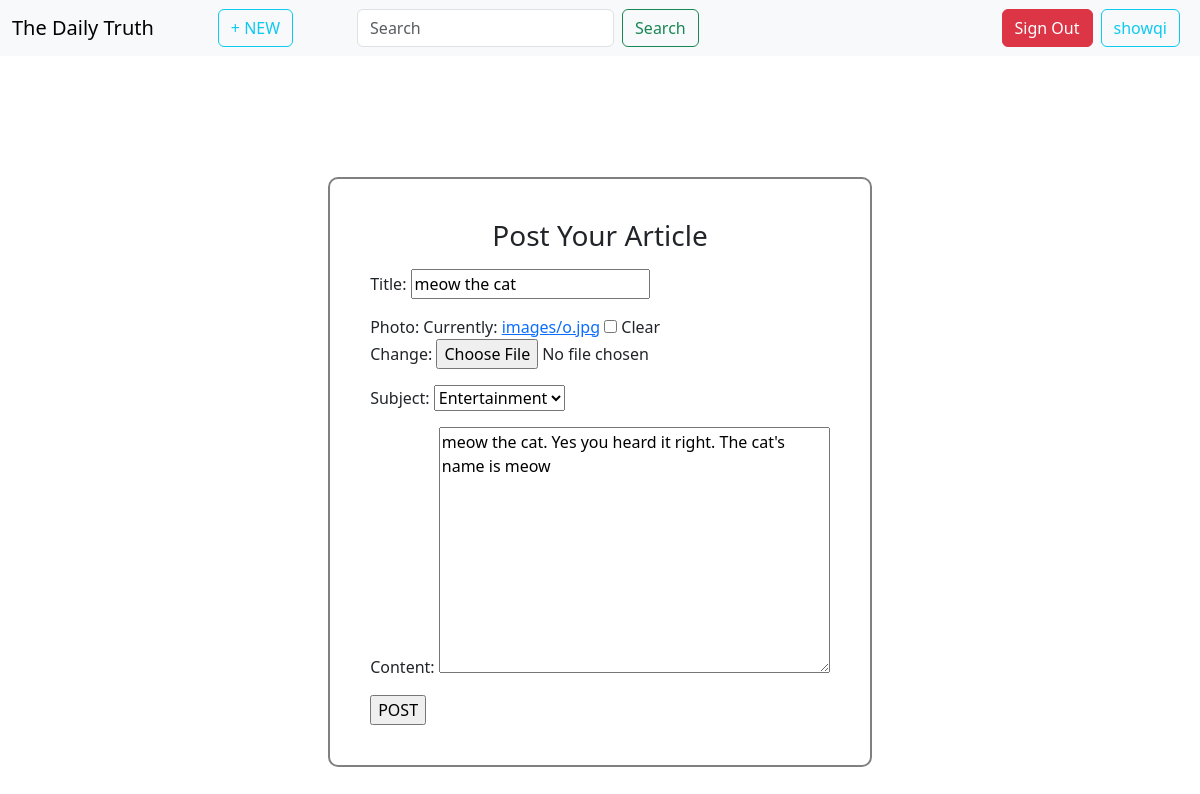
/update/5/ (signed in), run on the app's committed database.
### base/models.py (models this page shows, shortened)
class BlogPost(models.Model):
    SUBJECT_CHOICES = [
        ('POLITICAL', 'Political'),
        ('ENTERTAINMENT', 'Entertainment'),
        ('ECONOMICS', 'Economics'),
        ('EDUCATION', 'Education'),
        ('SCIENCE', 'Science'),
        ('SPORTS', 'Sports'),
        ('INTERNATIONAL', 'International'),
        ('COOKING', 'Cooking'),
        ('WEATHER', 'Weather'),
        ('TECH', 'Tech'),
    ]
    user = models.ForeignKey(User, on_delete=models.CASCADE)
    photo=models.ImageField(upload_to='images',null=True,blank=True)
    title = models.CharField(max_length=200)
    subject = models.CharField(choices=SUBJECT_CHOICES, max_length=100)
    content = models.TextField(max_length=1000)
    created_at = models.DateTimeField(auto_now_add=True)
    class Meta:
        ordering = ['-created_at']

### base/views.py (the view)
# urls.py: path('update/<int:pk>/',PostUpdate.as_view(),name="update")
class PostUpdate(LoginRequiredMixin,UpdateView):
    model=BlogPost
    fields=['title','photo','subject','content']
    template_name="update.html"
    success_url=reverse_lazy('home')
    login_url=reverse_lazy('login')

### base/template/base/update.html (shortened to what this page needs)
{% extends "layout.html" %}
{% block content %}
<div class="container">
    <div class="parent">
        <div class="child">
            <div class="header mb-2"><h3>Post Your Article</h3></div>
            <form action="" method="POST" enctype="multipart/form-data">
                {{form.as_p}}
                <input type="submit" value="POST">
            </form>
        </div>
    </div>
</div>
{% endblock %}

### template/navbar.html (shortened to what this page needs)
<nav class="navbar navbar-expand-lg bg-body-tertiary mb-3">
    <div class="container-fluid">
      <a class="navbar-brand" href="{% url 'home'%}">The Daily Truth</a>
      <div class="collapse navbar-collapse" id="navbarSupportedContent">
        <ul class="navbar-nav me-auto mb-2 mb-lg-0">
          <li class="nav-item mx-5">
            <a class="btn btn-outline-info" aria-current="page" href="{% url 'create_post'%}">+ NEW</a>
          </li>
          <form class="d-flex mx-3" role="search">
            <input class="form-control me-2" name="q" type="search" placeholder="Search" aria-label="Search">
            <button class="btn btn-outline-success" type="submit">Search</button>
          </form>
        </ul>
        {% if user.is_authenticated %}
          <a href="{% url 'logout'%}" class="btn btn-danger">Sign Out</a>
          <a href="{% url 'profile' user.username%}" class="btn btn-outline-info mx-2">{{user.username}}</a>
        {% else %}
          <a href="{% url 'signup'%}" class="btn btn-primary mx-2">Sign Up</a>
          <a href="{% url 'login'%}" class="btn btn-success mx-2">Sign In</a>
        {% endif %}
      </div>
    </div>
  </nav>

### base/template/base/update.html (style rules this page uses)
.parent { width: 100%; height: 100vh; display:grid; }
.child { place-self:center; padding:40px; border:2px solid gray; border-radius:10px; display:grid; }
.header { place-self:center; }

### data on the page
BlogPost: title "meow the cat", subject "Entertainment", content "meow the cat. Yes you heard it right. The cat's name is meow"

### other printed values
{{ user.username }} "showqi"
